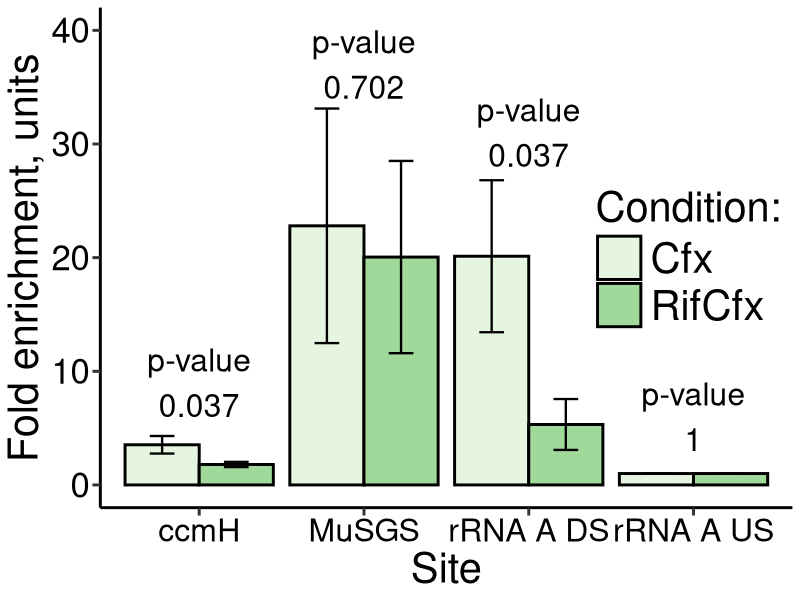
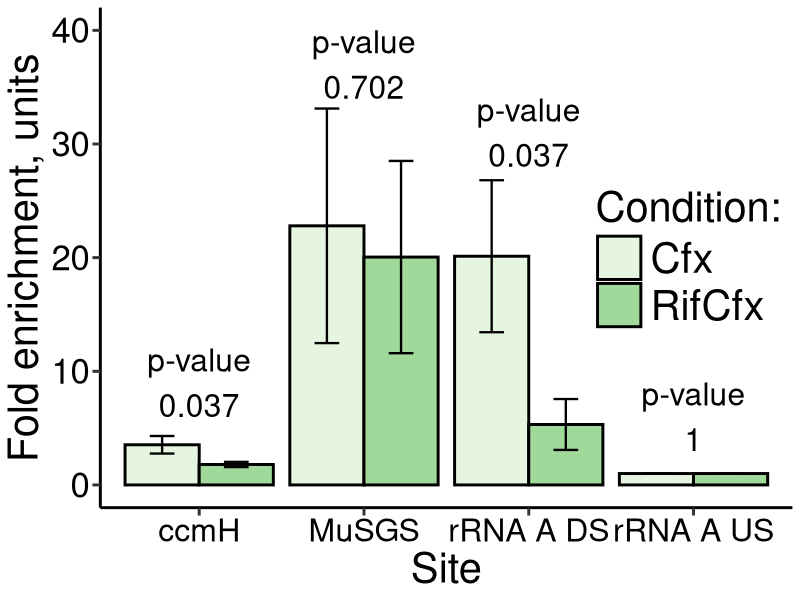

Write the R code that produced these figures, in order.
###############################################
##Dmitry Sutormin, 2018##
##Topo-Seq analysis##

#Script vizualises qPCR data.
###############################################

#######
#Libraries to be imported (or installed).
#######

#install.packages("ggplot2")
library(ggplot2)

#######
#Variables to be defined.
#######

#Output path for plot.
Outpath <- 'C:/Sutor/science/DNA-gyrase/reports and burocraty/Papers/PICTURES/qPCR/test.png'

#######
#qPCR data (units). 
#For raw data (Ct and transformations of it) look at Summary_table.xlsx, sheet DS1.
#######

#Cfx
CFX_Mu<-c(32.82, 19.93, 15.65)
CFX_2394<-c(2.77, 4.02, 3.81)
CFX_3602<-c(1, 1, 1.01)
CFX_3594<-c(14.97, 19.01, 26.39)
#RifCfx
RifCFX_Mu<-c(24.95, 23.57, 11.63)
RifCFX_2394<-c(1.78, 2.01, 1.61)
RifCFX_3602<-c(1, 1, 1.01)
RifCFX_3594<-c(3.86, 7.52, 4.58)

samples_list<-list(CFX_Mu, CFX_2394, CFX_3602, CFX_3594, RifCFX_Mu, RifCFX_2394, RifCFX_3602, RifCFX_3594)

#######
#Returns mean for the list, standard deviation and standard error
#######

Stat_function<-function(x) {
  x_mean<-mean(x)
  x_sd<-sd(x)
  x_se<-x_sd/sqrt(length(x))
  return(c(x_mean, x_sd, x_se, length(x)))
}

samples_data<-t(data.frame(lapply(samples_list, Stat_function)))

samples_data<-data.frame(samples_data, c("MuSGS", "ccmH", "rRNA A US", "rRNA A DS", 
                                         "MuSGS", "ccmH", "rRNA A US", "rRNA A DS"), 
                                       c("Cfx","Cfx","Cfx","Cfx", 
                                         "RifCfx", "RifCfx", "RifCfx", "RifCfx"))


rownames(samples_data)<-c("Cfx_Mu", "Cfx_2394", "Cfx_3602", "Cfx_3594", 
                          "RifCfx_Mu", "RifCfx_2394", "RifCfx_3602", "RifCfx_3594")
colnames(samples_data)<-c("mean", "sd", "se", "len", "name", "antib_index")

samples_data

#######
#Calculates boundaries for ~0.95 confidence interval (mean +/-2*SE)
#######

limits <- aes(ymax = samples_data$mean + 2*samples_data$se,
              ymin = samples_data$mean - 2*samples_data$se)

#######
#Calculates t-test between correspondence sets of values from Cfx and RifCfx groups. 
#Prepares data for plotting.
#######

p_value_labels <- c(replicate(4, "p-value"), '','','','')

p_value_y <- c(39, 11, 8, 33, 0, 0, 0, 0)
p_value_x <- c(2, 1, 4, 3, 1, 2, 3, 4)

p_value_labels_ <- c(round(t.test(CFX_Mu, RifCFX_Mu)$p.value, digits=3),
                     round(t.test(CFX_2394, RifCFX_2394)$p.value, digits=3),
                     round(t.test(CFX_3602, RifCFX_3602)$p.value, digits=3),
                     round(t.test(CFX_3594, RifCFX_3594)$p.value, digits=3), '','','','')
p_value_y_ <- c(35, 7, 4, 29, 0, 0, 0, 0)
p_value_x_ <- c(2, 1, 4, 3, 1, 2, 3, 4)

#######
#Plotting.
#######

p <- ggplot(data = samples_data, aes(x = name, y = mean, fill = antib_index)) +
  geom_bar(stat = "identity", color="black", width=0.9, size=1, position = position_dodge(width = 0.9)) +
  geom_errorbar(limits, position = position_dodge(width = 0.9), width = 0.3, size=0.8) +
  labs(x = "Site", y = "Fold enrichment, units") +
  scale_fill_brewer(palette="Greens", name="Condition:") +
  geom_text(aes(x=p_value_x, y=p_value_y, label=p_value_labels), 
                size=8) +
  geom_text(aes(x=p_value_x_, y=p_value_y_, label=p_value_labels_), 
            size=8) +
  theme(axis.line=element_line(size=1), axis.ticks=element_line(size=1), axis.text.x=element_text(size=23, color='black'),
        axis.text.y=element_text(size=25, color='black'), axis.title.y=element_text(size=30), axis.title.x=element_text(size=30),
        panel.background=element_rect(fill="white"), axis.ticks.length=unit(0.2, "cm"), 
        legend.position=c(0.85,0.5), legend.text=element_text(size=30), 
        legend.title=element_text(size=30), legend.key.size=unit(1.2, "cm"))+
  scale_y_continuous(breaks=seq(0, 40, 10), limits=c(0,40))
p

ggsave(Outpath, units="in", width=8, height=4, dpi=600)






